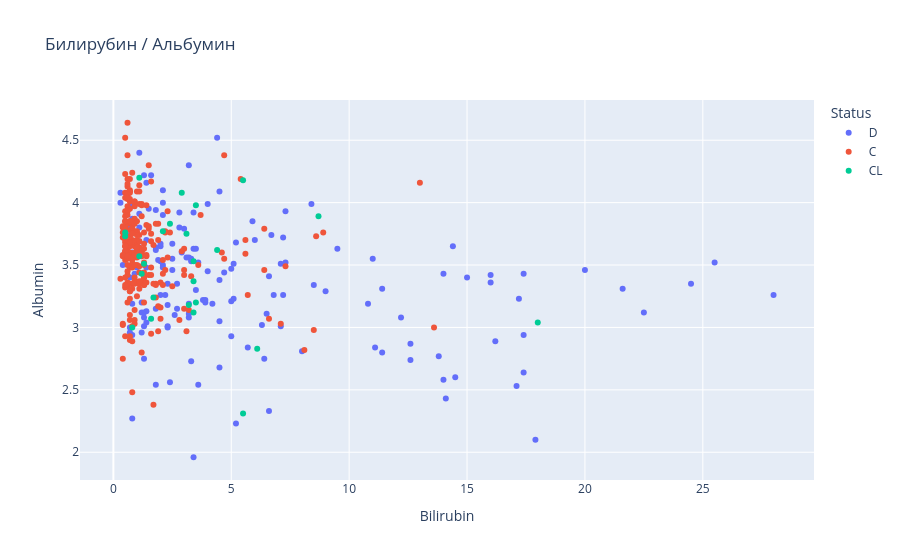

This figure's notebook cell:
### Markdown cell above
## **Plotly интерактивчик**

### Code cell
fig = px.scatter(final_df, x="Bilirubin", y="Albumin", 
                 color="Status", 
                 hover_data=['N_Days', 'Age_years'],
                 title="Билирубин / Альбумин")
fig.show()

### Figure 1 — Plotly figure (JSON) as saved in the notebook; plotly's stock layout.template omitted (floating-point values rounded to 4 significant figures; data arrays with more than 128 entries replaced by an {"elided": "..."} marker saying what was removed)
{"data": [{"customdata": {"elided": "161x2 float values"}, "hovertemplate": "Status=D<br>Bilirubin=%{x}<br>Albumin=%{y}<br>N_Days=%{customdata[0]}<br>Age_years=%{customdata[1]}<extra></extra>", "legendgroup": "D", "marker": {"color": "#636efa", "symbol": "circle"}, "mode": "markers", "name": "D", "orientation": "v", "showlegend": true, "type": "scatter", "x": {"elided": "161 float values"}, "xaxis": "x", "y": {"elided": "161 float values"}, "yaxis": "y"}, {"customdata": {"elided": "232x2 float values"}, "hovertemplate": "Status=C<br>Bilirubin=%{x}<br>Albumin=%{y}<br>N_Days=%{customdata[0]}<br>Age_years=%{customdata[1]}<extra></extra>", "legendgroup": "C", "marker": {"color": "#EF553B", "symbol": "circle"}, "mode": "markers", "name": "C", "orientation": "v", "showlegend": true, "type": "scatter", "x": {"elided": "232 float values"}, "xaxis": "x", "y": {"elided": "232 float values"}, "yaxis": "y"}, {"customdata": [[1504.0, 38.13], [3092.0, 34.06], [2350.0, 41.18], [2033.0, 35.18], [2468.0, 47.21], [2475.0, 36.52], [2241.0, 40.29], [837.0, 41.4], [1435.0, 32.97], [732.0, 41.25], [737.0, 39.88], [1301.0, 34.9], [1542.0, 44.17], [1084.0, 46.41], [1447.0, 48.01], [1067.0, 48.97], [901.0, 40.93], [877.0, 35.38], [533.0, 56.02], [3021.0, 48.03], [617.0, 41.03], [2267.0, 49.03], [1347.0, 52.04], [1725.0, 33.02], [1022.0, 37.02]], "hovertemplate": "Status=CL<br>Bilirubin=%{x}<br>Albumin=%{y}<br>N_Days=%{customdata[0]}<br>Age_years=%{customdata[1]}<extra></extra>", "legendgroup": "CL", "marker": {"color": "#00cc96", "symbol": "circle"}, "mode": "markers", "name": "CL", "orientation": "v", "showlegend": true, "type": "scatter", "x": [3.4, 1.1, 5.5, 3.5, 1.3, 3.4, 0.5, 4.4, 2.1, 6.1, 3.1, 1.1, 3.4, 3.5, 1.6, 8.7, 3.2, 2.4, 1.2, 0.5, 5.5, 18.0, 1.7, 2.9, 0.8], "xaxis": "x", "y": [3.53, 4.2, 4.18, 3.98, 3.51, 3.37, 3.73, 3.62, 3.77, 2.83, 3.75, 3.57, 3.12, 3.2, 3.07, 3.89, 3.18, 3.83, 3.43, 3.76, 2.31, 3.04, 3.24, 4.08, 3.0], "yaxis": "y"}], "layout": {"legend": {"title": {"text": "Status"}, "tracegroupgap": 0}, "title": {"text": "Билирубин / Альбумин"}, "xaxis": {"anchor": "y", "domain": [0, 1], "title": {"text": "Bilirubin"}}, "yaxis": {"anchor": "x", "domain": [0, 1], "title": {"text": "Albumin"}}}}
